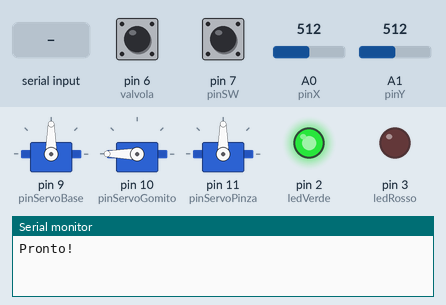
Bench run of a sketch on a simulated Arduino Uno, built with avr-gcc and run on an emulated ATmega328P. Shown: 3 × servo, output pins drawn as LEDs (lit = HIGH), the last lines printed to the serial monitor. Inputs (shaded band) come from the test bench; at power-on: pin 6 (valvola) HIGH, pin 7 (pinSW) HIGH, A0 (pinX) = 512, A1 (pinY) = 512.

Above: at 2.2 s.
2.3 s: "90,45\n" received over Serial
At 2.8 s:
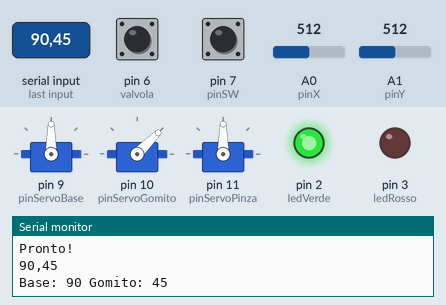
3.8 s: "1,90,45\n" received over Serial
At 5.0 s:
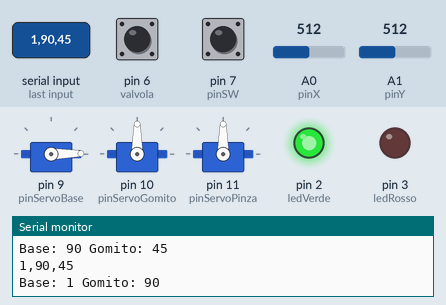
5.3 s: pin 6 (valvola) pulled LOW for 0.15 s
At 5.38 s:
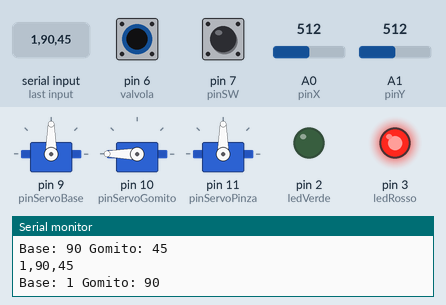
6.9 s: "30,150\n" received over Serial
At 7.4 s:
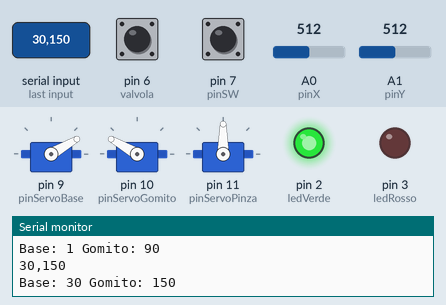
8.4 s: "1,90\n" received over Serial
At 9.6 s:
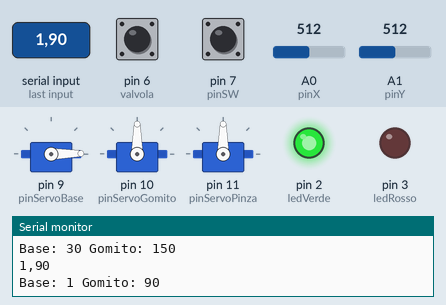
9.9 s: pin 6 (valvola) pulled LOW for 1 s
At 11.5 s:
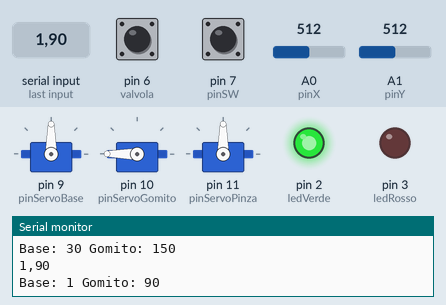
Timing chart, 0 to 13.0 s (numbered marks = the images above; inputs shaded):
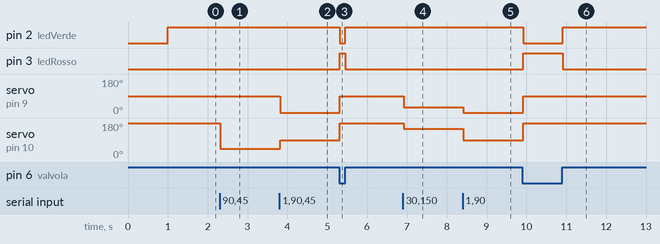

Measured:
- after the input at 2.3 s, servo on pin 10 (pinServoGomito): 180° → 45° at once
- after the input at 3.8 s, servo on pin 9 (pinServoBase): 90° → 1° at once; servo on pin 10 (pinServoGomito): 45° → 90° at once
- after the input at 5.3 s, pin 2 (ledVerde): HIGH → LOW at once, → HIGH 0.14 s later; pin 3 (ledRosso): LOW → HIGH at once, → LOW 0.14 s later; servo on pin 9 (pinServoBase): 1° → 90° at once; servo on pin 10 (pinServoGomito): 90° → 180° at once
- after the input at 6.9 s, servo on pin 9 (pinServoBase): 90° → 30° at once; servo on pin 10 (pinServoGomito): 180° → 150° at once
- after the input at 8.4 s, servo on pin 9 (pinServoBase): 30° → 1° at once; servo on pin 10 (pinServoGomito): 150° → 90° at once
- after the input at 9.9 s, pin 2 (ledVerde): HIGH → LOW at once, → HIGH 1.0 s later; pin 3 (ledRosso): LOW → HIGH at once, → LOW 1.0 s later; servo on pin 9 (pinServoBase): 1° → 90° at once; servo on pin 10 (pinServoGomito): 90° → 180° at once

The sketch:

braccio.ino
```cpp
#include <Servo.h>

// dichiarazione servo
Servo servoBase;
Servo servoGomito;
Servo servoPinza;

// dichiarazione pin joystick
const int pinX = A0;
const int pinY = A1;
const int pinSW = 7;   // pulsante joystick

// pin servo
const int pinServoBase = 9;
const int pinServoGomito = 10;
const int pinServoPinza = 11;

// angoli iniziali
int angoloBase = 90;
int angoloGomito = 180;
int angoloPinza = 90;

// led
const int ledVerde = 2;
const int ledRosso = 3;

// valvola (selettore modalità)
const int valvola = 6;

// stato pinza
bool pinzaAperta = true;
bool statoPrecedente = HIGH;   // con INPUT_PULLUP: pulsante rilasciato = HIGH

void setup() {
  Serial.begin(9600);

  // attacchi servo
  servoBase.attach(pinServoBase);
  servoGomito.attach(pinServoGomito);
  servoPinza.attach(pinServoPinza);

  // pulsante chiusura pinza
  pinMode(pinSW, INPUT_PULLUP);

  // led
  pinMode(ledVerde, OUTPUT);
  pinMode(ledRosso, OUTPUT);

  // valvola
  pinMode(valvola, INPUT_PULLUP);

  // posizione iniziale
  servoBase.write(angoloBase);
  servoGomito.write(angoloGomito);
  servoPinza.write(angoloPinza);

  delay(1000);
  Serial.println("Pronto!");
}

void loop() {
  // valori joystick
  int valX = analogRead(pinX);
  int valY = analogRead(pinY);

  // stato valvola (LOW = manuale, HIGH = web)
  int statoValvola = digitalRead(valvola);

  // zona morta: +/- 50 attorno al centro (512)
  int deadZone = 50;

  if (statoValvola == LOW) {
    // modalità manuale
    //Serial.println("Sono nel loop manuale, puoi comandarmi!");
    digitalWrite(ledVerde, LOW);
    digitalWrite(ledRosso, HIGH);

    // base
    if (abs(valX - 512) > deadZone) {
      angoloBase += map(valX, 0, 1023, -2, 2);
    }

    // gomito
    if (abs(valY - 512) > deadZone) {
      angoloGomito += map(valY, 0, 1023, -2, 2);
    }

    // limiti angoli
    angoloBase = constrain(angoloBase, 0, 180);
    angoloGomito = constrain(angoloGomito, 0, 180);

    // movimento servo
    servoBase.write(angoloBase);
    servoGomito.write(angoloGomito);

    // gestione pinza con pulsante
    bool statoAttuale = digitalRead(pinSW);

    // rileva transizione HIGH -> LOW (pulsante premuto)
    if (statoPrecedente == HIGH && statoAttuale == LOW) {
      pinzaAperta = !pinzaAperta;
      angoloPinza = pinzaAperta ? 90 : 30; // 90 = aperto, 30 = chiuso
      servoPinza.write(angoloPinza);
      delay(200); // debounce
    }

    // aggiorna stato
    statoPrecedente = statoAttuale;

  } else {
    // modalità pagina web
    //Serial.println("Sono nel loop pagina web!");
    digitalWrite(ledVerde, HIGH);
    digitalWrite(ledRosso, LOW);

    if (Serial.available()) {
      String data = Serial.readStringUntil('\n');
      Serial.println(data);

      int sep = data.indexOf(',');
      if (sep > 0) {
        int angolo1 = data.substring(0, sep).toInt();
        int angolo2 = data.substring(sep + 1).toInt();

        servoBase.write(angolo1);
        servoGomito.write(angolo2);

        Serial.print("Base: ");
        Serial.print(angolo1);
        Serial.print(" Gomito: ");
        Serial.println(angolo2);
      }
    }
  }

  delay(20);
}
```
